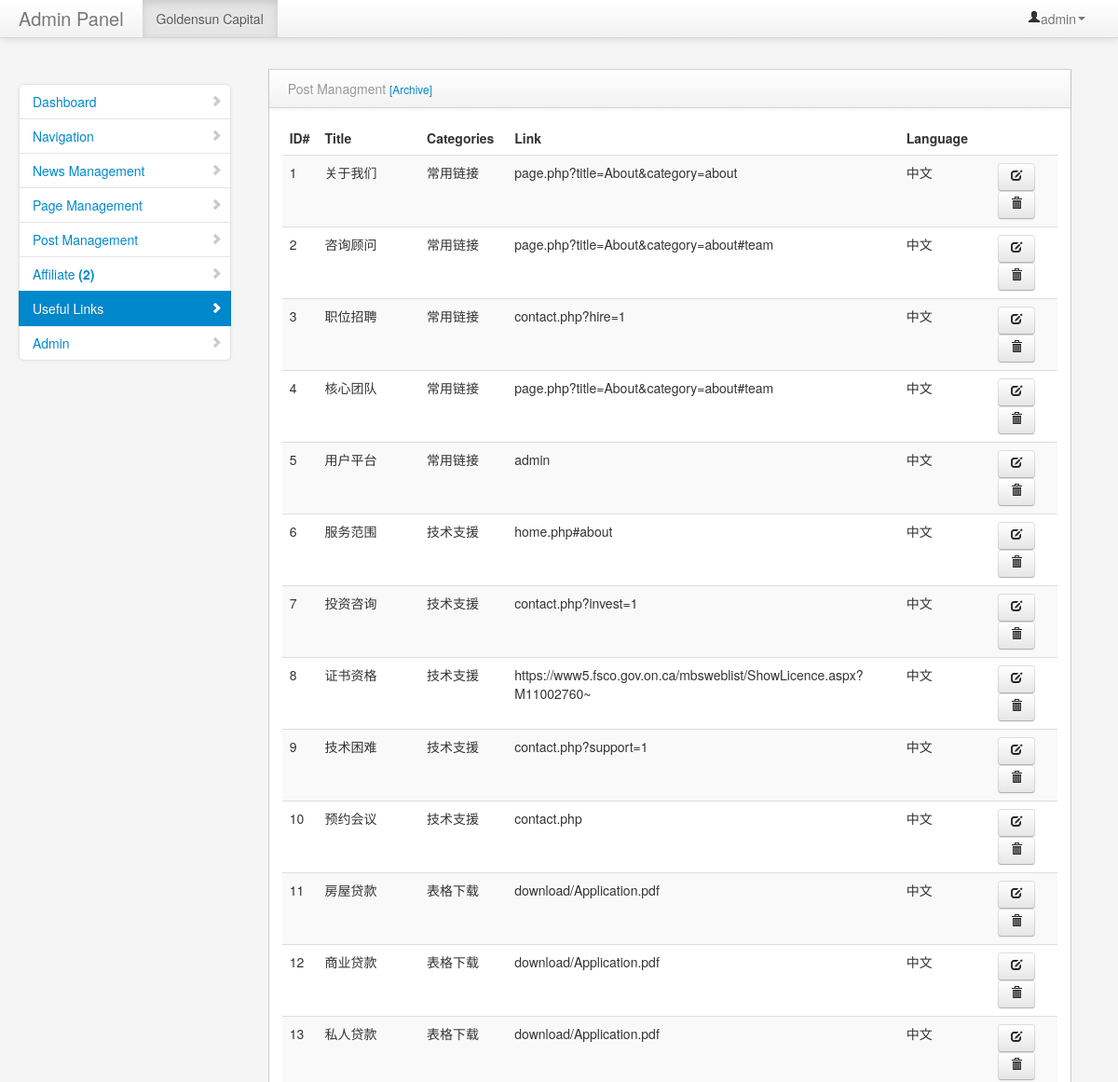
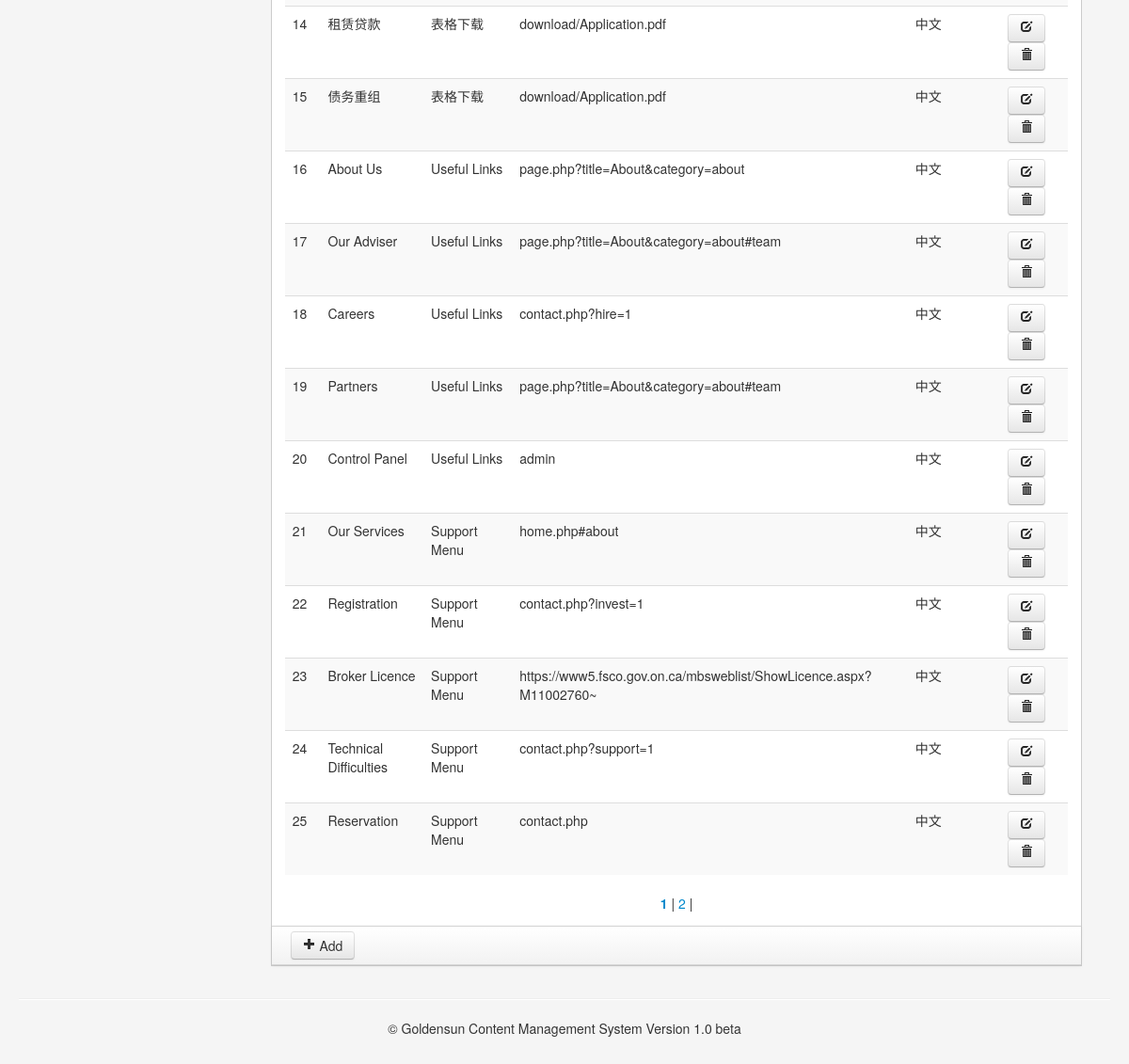
Page /admin/sidebar.php (signed in) on the committed database (2 pictures, top to bottom).
### tables this page shows
CREATE TABLE `links` (
  `id` int(11) NOT NULL,
  `lang` int(11) NOT NULL DEFAULT '0',
  `category` varchar(100) NOT NULL,
  `title` varchar(255) NOT NULL,
  `link` text NOT NULL,
  `attachment` text NOT NULL,
  `deleted` int(11) DEFAULT '0'
);

### admin/sidebar.php (the view, shortened to what this page needs)
<?php
include "includes/header.php";
include "includes/navigation.php";
?>
        <div class="container-fluid">
            <div class="row-fluid">
                  <?php include "includes/sidebar.php";?>
                <div class="span9" id="content">
<div class="row-fluid">
  <div class="block">
      <div class="navbar navbar-inner block-header">
          <div class="muted pull-left">Post Managment <a href="#"><small>[Archive]</small></a></div>
      </div>
      <div class="block-content collapse in">
      	 <table class="table table-striped">
                  <thead>
                      <tr>
                          <th>ID#</th>
                          <th>Title</th>
                          <th>Categories</th>
                          <th>Link</th>
                          <th>Language</th>
                      </tr>
                  </thead>
                    <tbody>
                    <?php
											$per_page = 25;
											$page_query = mysql_query("SELECT COUNT(*) FROM links");
											$pages = ceil(mysql_result($page_query, 0) / $per_page);
											$page = (isset($_GET['page'])) ? (int)$_GET['page'] : 1;
											$start = ($page - 1) * $per_page;
											$query = mysql_query("SELECT * FROM links LIMIT $start, $per_page");
											while ($data = mysql_fetch_array($query)) {
											?>
												<tr>
													<td><?php echo $data['id'];?></td>
													<td><?php echo $data['title'];?></td>
                          <td><?php echo $data['category']; ?></td>
                          <td><?php echo $data['link']; ?></td>
                          <td><?php if($data['lang']==1) {echo "English";}elseif($data['lang']==0) {echo "中文";};?></td>
                          <td></td>
                          <td>
                          <a href="edit-sidebar.php?id=<?php echo $data['id']; ?>" class="btn">
                          <i class="icon-edit"></i></a> <a href="functions/delete-sidebar.php?id=<?php echo $data['id']; ?>" class="btn" onclick="return confirm('To continue ?')")><i class="icon-trash"></i></a></td>
                      </tr>
											<?php
                    };
											?>
                    </tbody>
                </table>
                <div align="center">
									<?php
									if($pages >= 1 && $page <= $pages)
									{
									  for($x=1; $x<=$pages; $x++)
									  {
									  	if($x == $page)
											echo ' <b><a href="?page='.$x.'">'.$x.'</a></b> | ';
										else
											echo ' <a href="?page='.$x.'">'.$x.'</a> |';
									  }
									}
									?>
                  </div>
                </div>
                <div class="navbar navbar-inner block-header">
                	 <a href="add-sidebar.php" class="btn"><i class="icon-plus"></i> Add</a>
                </div>
            </div>
        </div>
    </div>
</div>
            <hr>
            <footer>
              <center>&copy; Goldensun Content Management System Version 1.0 beta</center>
            </footer>
        </div>
    </body>
</html>

### admin/assets/styles.css (style rules this page uses)
body { padding-top: 60px; padding-bottom: 40px; background-color: #f5f5f5; }
#content { margin-left:0px; }
.block { border: 1px solid #ccc; background: white; margin: 1em 0em; border-top: none; }
.block-content { margin: 1em; min-height: .25em; }
.block-header { margin-bottom: 0px; border-right: none; border-left: none; -webkit-border-radius: 0px; -moz-border-radius: 0px; border-radius: 0px; }
.block-header div { padding-top: 10px; }

### rows in the picture
links: id "1", title "关于我们", category "常用链接", link "page.php?title=About&category=about", lang "中文"
links: id "2", title "咨询顾问", category "常用链接", link "page.php?title=About&category=about#team", lang "中文"
links: id "3", title "职位招聘", category "常用链接", link "contact.php?hire=1", lang "中文"
links: id "4", title "核心团队", category "常用链接", link "page.php?title=About&category=about#team", lang "中文"
links: id "5", title "用户平台", category "常用链接", link "admin", lang "中文"
links: id "6", title "服务范围", category "技术支援", link "home.php#about", lang "中文"
links: id "7", title "投资咨询", category "技术支援", link "contact.php?invest=1", lang "中文"
links: id "8", title "证书资格", category "技术支援", link "https://www5.fsco.gov.on.ca/mbsweblist/ShowLicence.aspx?M11002760~", lang "中文"
links: id "9", title "技术困难", category "技术支援", link "contact.php?support=1", lang "中文"
links: id "10", title "预约会议", category "技术支援", link "contact.php", lang "中文"
links: id "11", title "房屋贷款", category "表格下载", link "download/Application.pdf", lang "中文"
links: id "12", title "商业贷款", category "表格下载", link "download/Application.pdf", lang "中文"
links: id "13", title "私人贷款", category "表格下载", link "download/Application.pdf", lang "中文"
links: id "14", title "租赁贷款", category "表格下载", link "download/Application.pdf", lang "中文"
links: id "15", title "债务重组", category "表格下载", link "download/Application.pdf", lang "中文"
links: id "16", title "About Us", category "Useful Links", link "page.php?title=About&category=about", lang "中文"
links: id "17", title "Our Adviser", category "Useful Links", link "page.php?title=About&category=about#team", lang "中文"
links: id "18", title "Careers", category "Useful Links", link "contact.php?hire=1", lang "中文"
links: id "19", title "Partners", category "Useful Links", link "page.php?title=About&category=about#team", lang "中文"
links: id "20", title "Control Panel", category "Useful Links", link "admin", lang "中文"
links: id "21", title "Our Services", category "Support Menu", link "home.php#about", lang "中文"
links: id "22", title "Registration", category "Support Menu", link "contact.php?invest=1", lang "中文"
links: id "23", title "Broker Licence", category "Support Menu", link "https://www5.fsco.gov.on.ca/mbsweblist/ShowLicence.aspx?M11002760~", lang "中文"
links: id "24", title "Technical Difficulties", category "Support Menu", link "contact.php?support=1", lang "中文"
links: id "25", title "Reservation", category "Support Menu", link "contact.php", lang "中文"

### other values in the picture
$_SESSION['username'] "admin"
$num "2"
